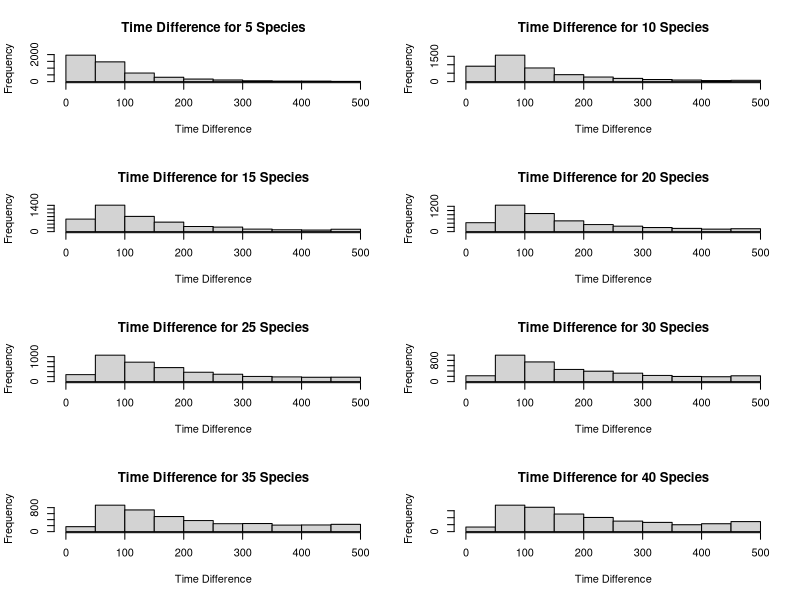
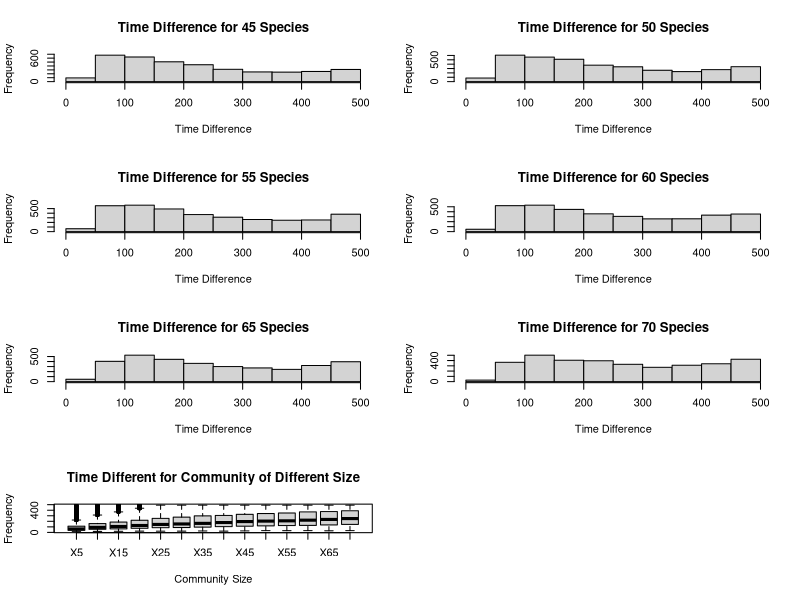
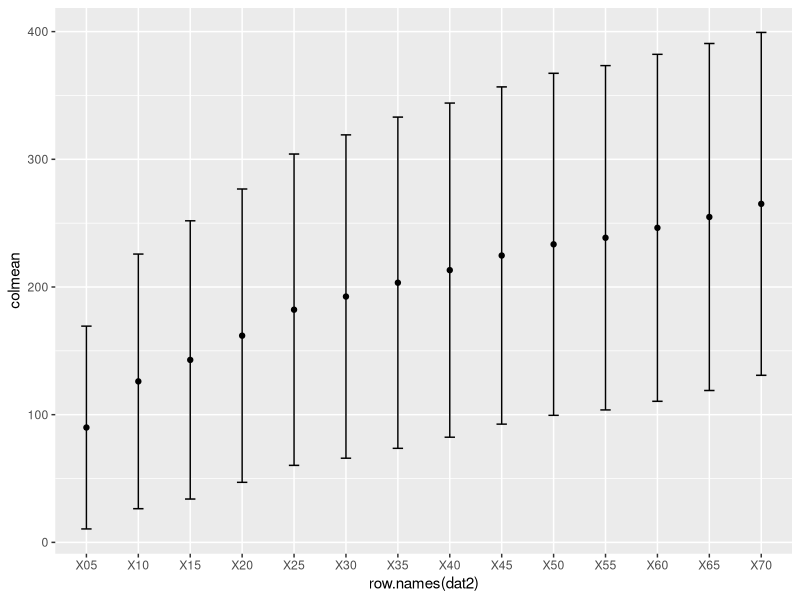
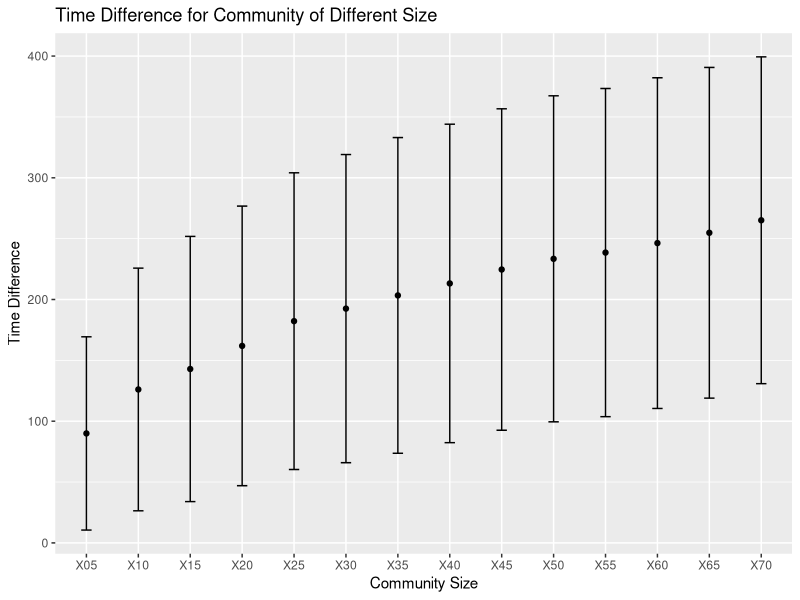

R code for these plots, in order:
library(ggplot2)

dat = as.data.frame(read.csv('Quadratic_Conso_Difference_matrix.csv'))
dat = dat[,2:15]

par(mfrow = c(4,2))
for (i in 1:ncol(dat)) {
  hist(dat[,i],main = paste('Time Difference for', i*5, 'Species'), xlab = 'Time Difference')
}
boxplot(dat, use.cols = TRUE, main = 'Time Different for Community of Different Size', xlab = 'Community Size', ylab = 'Frequency')

#plot scatter plot and error bar
colmean = colMeans(dat,na.rm = TRUE)
colsd = apply(dat, MARGIN=2, FUN=sd, na.rm=TRUE)
dat2 = t(rbind(colmean,colsd))
dat2 = as.data.frame(dat2)
#rename X5 to X05 
row.names(dat2)[1] = "X05"
#plotting
p<- ggplot(dat2, aes(x=row.names(dat2), y=colmean)) + 
  geom_line() +
  geom_point()+
  geom_errorbar(aes(ymin=colmean-colsd, ymax=colmean+colsd), width=.2,
                position=position_dodge(0.05))
print(p)
#title, labels etc.
p+labs(title="Time Difference for Community of Different Size", x="Community Size", y = "Time Difference")
  
